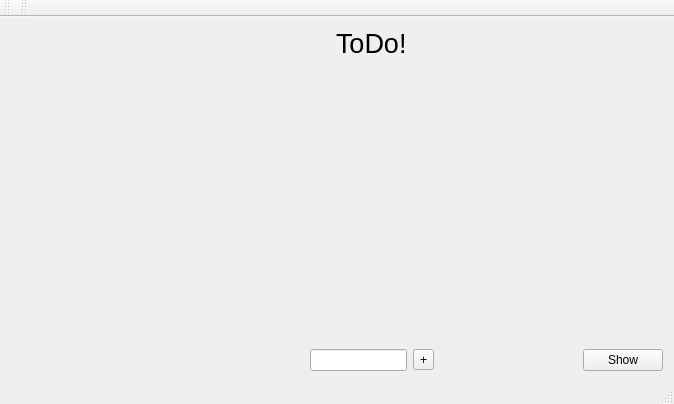
<?xml version="1.0" encoding="UTF-8"?>
<ui version="4.0">
 <class>ToDoList</class>
 <widget class="QMainWindow" name="ToDoList">
  <property name="geometry">
   <rect>
    <x>0</x>
    <y>0</y>
    <width>674</width>
    <height>404</height>
   </rect>
  </property>
  <property name="sizePolicy">
   <sizepolicy hsizetype="Expanding" vsizetype="Expanding">
    <horstretch>0</horstretch>
    <verstretch>0</verstretch>
   </sizepolicy>
  </property>
  <property name="windowTitle">
   <string>ToDoList</string>
  </property>
  <widget class="QWidget" name="centralWidget">
   <layout class="QGridLayout" name="gridLayout">
    <item row="0" column="0" colspan="2">
     <spacer name="horizontalSpacer">
      <property name="orientation">
       <enum>Qt::Horizontal</enum>
      </property>
      <property name="sizeHint" stdset="0">
       <size>
        <width>311</width>
        <height>20</height>
       </size>
      </property>
     </spacer>
    </item>
    <item row="0" column="2">
     <widget class="QLabel" name="label">
      <property name="font">
       <font>
        <pointsize>20</pointsize>
       </font>
      </property>
      <property name="text">
       <string>ToDo!</string>
      </property>
     </widget>
    </item>
    <item row="0" column="3" colspan="3">
     <spacer name="horizontalSpacer_2">
      <property name="orientation">
       <enum>Qt::Horizontal</enum>
      </property>
      <property name="sizeHint" stdset="0">
       <size>
        <width>260</width>
        <height>20</height>
       </size>
      </property>
     </spacer>
    </item>
    <item row="2" column="1" colspan="2">
     <widget class="QLineEdit" name="lineEdit"/>
    </item>
    <item row="2" column="3">
     <widget class="QToolButton" name="toolButton">
      <property name="text">
       <string>+</string>
      </property>
     </widget>
    </item>
    <item row="1" column="2">
     <spacer name="verticalSpacer">
      <property name="orientation">
       <enum>Qt::Vertical</enum>
      </property>
      <property name="sizeHint" stdset="0">
       <size>
        <width>20</width>
        <height>250</height>
       </size>
      </property>
     </spacer>
    </item>
    <item row="2" column="0">
     <spacer name="horizontalSpacer_3">
      <property name="orientation">
       <enum>Qt::Horizontal</enum>
      </property>
      <property name="sizeHint" stdset="0">
       <size>
        <width>263</width>
        <height>20</height>
       </size>
      </property>
     </spacer>
    </item>
    <item row="2" column="4">
     <spacer name="horizontalSpacer_4">
      <property name="orientation">
       <enum>Qt::Horizontal</enum>
      </property>
      <property name="sizeHint" stdset="0">
       <size>
        <width>149</width>
        <height>20</height>
       </size>
      </property>
     </spacer>
    </item>
    <item row="2" column="5">
     <widget class="QPushButton" name="showButton">
      <property name="text">
       <string>Show</string>
      </property>
     </widget>
    </item>
   </layout>
  </widget>
  <widget class="QMenuBar" name="menuBar">
   <property name="geometry">
    <rect>
     <x>0</x>
     <y>0</y>
     <width>674</width>
     <height>22</height>
    </rect>
   </property>
  </widget>
  <widget class="QToolBar" name="mainToolBar">
   <attribute name="toolBarArea">
    <enum>TopToolBarArea</enum>
   </attribute>
   <attribute name="toolBarBreak">
    <bool>false</bool>
   </attribute>
  </widget>
  <widget class="QToolBar" name="toolBar">
   <property name="windowTitle">
    <string>toolBar</string>
   </property>
   <attribute name="toolBarArea">
    <enum>TopToolBarArea</enum>
   </attribute>
   <attribute name="toolBarBreak">
    <bool>false</bool>
   </attribute>
  </widget>
  <widget class="QStatusBar" name="statusBar"/>
 </widget>
 <layoutdefault spacing="6" margin="11"/>
 <resources/>
 <connections/>
</ui>
